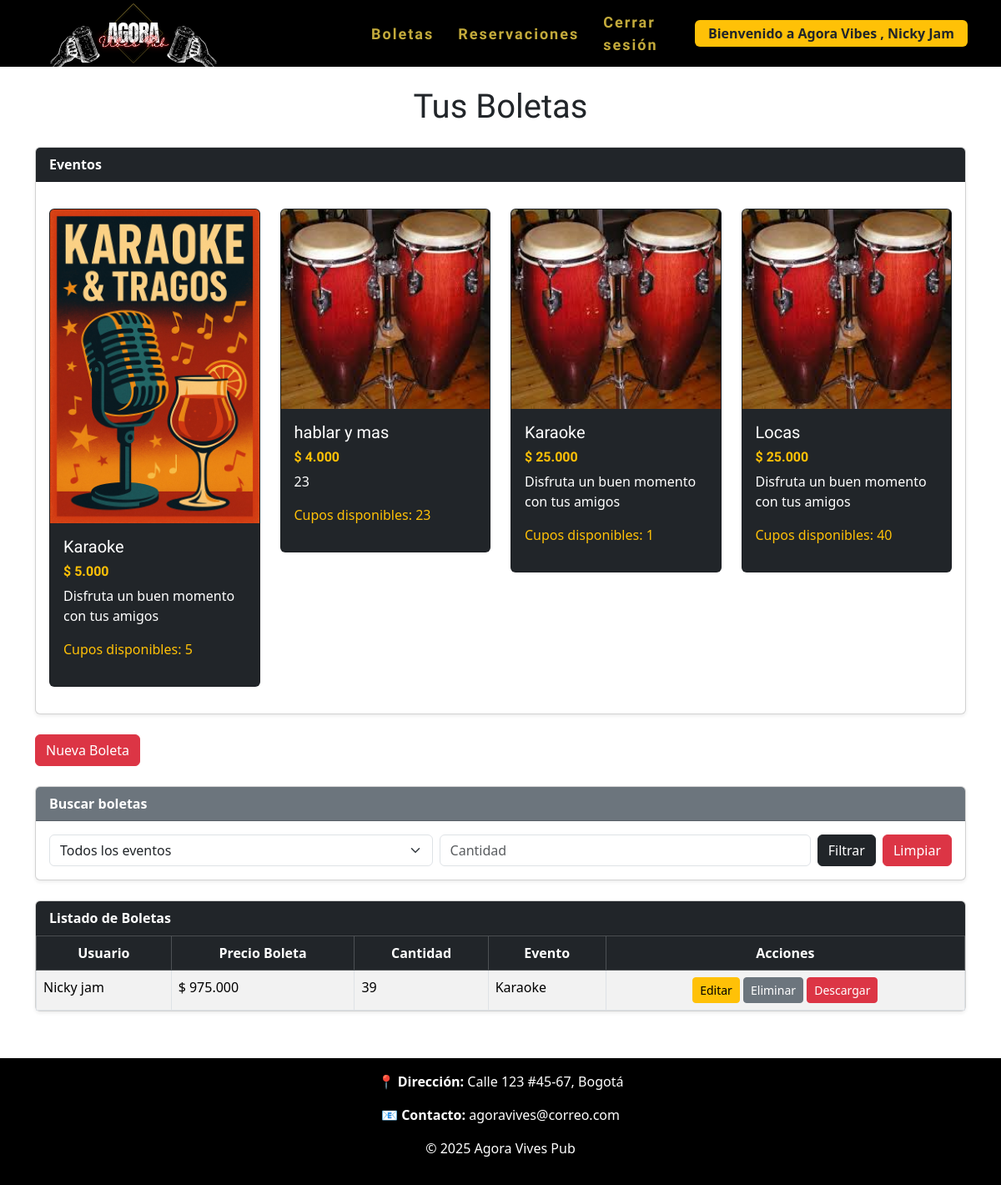
The app's page /boleta/ (signed in) with its own data.
### LoginApp/models.py (models this page shows)
class Usuario(AbstractUser):
    username = None
    TIPOS = (
        (1, 'Administrador'),
        (2, 'Empleado'),
        (3, 'Cliente'),
    )
    numero_documento = models.IntegerField(unique=True, primary_key=True, verbose_name='Número de Documento')
    tipo = models.IntegerField(default=3, choices=TIPOS, verbose_name='Tipo')
    nombre_completo = models.CharField(max_length=50)
    correo = models.EmailField(max_length=30)
    is_active = models.BooleanField(default=True, verbose_name='Activo')
    is_superuser = models.BooleanField(default=False)
    objects = UsuarioManager()
    USERNAME_FIELD = 'numero_documento'
    REQUIRED_FIELDS = ['nombre_completo', 'correo', 'tipo']
    def __str__(self):
        return self.nombre_completo or f"Usuario {self.numero_documento}"

### EventoApp/models.py (models this page shows, shortened)
class Evento(models.Model):
    nombre = models.CharField(max_length=100, verbose_name='Nombre')
    capacidad_maxima = models.IntegerField(verbose_name='Capacidad Máxima', validators=[MaxValueValidator(40)])
    descripcion = models.CharField(max_length=50)
    fecha = models.DateField(verbose_name='Fecha')
    hora_inicio = models.TimeField(verbose_name='Hora de Inicio')
    precio_boleta = models.IntegerField(verbose_name='Precio de Boleta')
    imagen = models.ImageField(upload_to='EventoApp')
    def cupos_disponibles(self):
        total = self.boleta_set.aggregate(
            total=Sum('cantidad_boletos')
        )['total'] or 0
        return self.capacidad_maxima - total
    class Meta:
        db_table = "evento"
        verbose_name = "Evento"
        verbose_name_plural = "Eventos"
    def __str__(self):
        return self.nombre

### BoletaApp/models.py (models this page shows, shortened)
class Boleta(models.Model):
    precio_boleta = models.IntegerField(verbose_name='Precio de Boleta')
    cantidad_boletos = models.PositiveIntegerField(verbose_name='Cantidad de Boletos')
    usuario = models.ForeignKey(settings.AUTH_USER_MODEL, on_delete=models.CASCADE)
    evento = models.ForeignKey(Evento, on_delete=models.CASCADE)
    class Meta:
        db_table = "boleta"
        verbose_name = "Boleta"
        verbose_name_plural = "Boletas"

### BoletaApp/views.py (the view)
# urls.py: path('', views.lista.as_view(), name='lista'),
class lista(LoginRequiredMixin, ListView):
    model= Boleta
    template_name = 'boleta.html'
    context_object_name = 'boletas'
    def get_queryset(self):
        queryset = Boleta.objects.all()
        if self.request.user.tipo == 3:
            queryset = queryset.filter(usuario=self.request.user)
        evento_id = self.request.GET.get('evento')
        if evento_id:
            queryset = queryset.filter(evento_id = evento_id)
        cantidad = self.request.GET.get('cantidad')
        if cantidad:
            queryset = queryset.filter(cantidad_boletos = cantidad)
        return queryset
    def get_context_data(self, **kwargs):
        context = super().get_context_data(**kwargs)
        context['eventos'] = Evento.objects.all()
        return context

### BoletaApp/templates/boleta.html (shortened to what this page needs)
{% extends 'base.html' %}
{% load static %}
{% load humanize %}
{% block content %}
<link rel="stylesheet" href="{% static '/css/miapp.css' %}">
<h1 class="text-dark text-center mb-4"
    style="font-family: 'Rubik Dirt', system-ui;">
    Tus Boletas
</h1>
<div class="card shadow-sm mb-4">
    <div class="card-header bg-dark text-white fw-bold"> Eventos </div>
    <div class="card-body">
        <div class="row">
            {% for e in eventos %}
            <div class="col-lg-3 col-md-4 col-sm-6 mb-3">
                <div class="card rounded mt-3 bg-dark evento-card">
                    <img src="{{ e.imagen.url }}"
                         alt="{{ e.nombre }}"
                         class="card-img-top">
                    <div class="card-body">
                        <h5 class="card-title text-white"
                            style="font-family: Black Ops One, system-ui;">
                            {{ e.nombre }}
                        </h5>
                        <h6 class="text-warning fw-bold"
                            style="font-family: Saira Stencil One, sans-serif;">
                            $ {{ e.precio_boleta|intcomma }}
                        </h6>
                        <p class="card-text text-white">
                            {{ e.descripcion }}
                        </p>
                        {% if e.cupos_disponibles > 0 %}
                            <p class="text-warning">
                                Cupos disponibles:
                                {{ e.cupos_disponibles }}
                            </p>
                        {% else %}
                            <p class="text-danger fw-bold">
                                AGOTADO
                            </p>
                        {% endif %}
                    </div>
                </div>
            </div>
            {% empty %}
                <h4 class="text-danger text-center">
                    No hay eventos disponibles
                </h4>
            {% endfor %}
        </div>
    </div>
</div>
{% if request.user.tipo == 3 %}
<div class="mb-4">
    <a href="{% url 'crear' %}" class="btn btn-danger">
        Nueva Boleta
    </a>
</div>
{% endif %}
<div class="card shadow-sm mb-4">
    <div class="card-header bg-secondary text-white fw-bold"> Buscar boletas </div>
    <div class="card-body">
        <form method="get">
            <div class="d-flex gap-2">
                <select name="evento" class="form-select">
                    <option value="">
                        Todos los eventos
                    </option>
                </select>
                <input type="number"
                       name="cantidad"
                       class="form-control"
                       placeholder="Cantidad"
                       value="{{ request.GET.cantidad }}">
                <button type="submit"
                        class="btn btn-dark">
                    Filtrar
                </button>
                <a href="{% url 'listar' %}"
                   class="btn btn-danger">
                    Limpiar
                </a>
            </div>
        </form>
    </div>
</div>
<div class="card shadow-sm">
    <div class="card-header bg-dark text-white fw-bold"> Listado de Boletas </div>
    <div class="card-body p-0">
        <table class="table table-striped table-hover table-bordered mb-0">
            <thead class="table-dark">
                <tr align="center">
                    <th>Usuario</th>
                    <th>Precio Boleta</th>
                    <th>Cantidad</th>
                    <th>Evento</th>
                    <th>Acciones</th>
                </tr>
            </thead>
            <tbody>
                {% for b in boletas %}
                <tr>
                    <td>{{ b.usuario }}</td>
                    <td>$ {{ b.precio_boleta|intcomma }}</td>
                    <td>{{ b.cantidad_boletos }}</td>
                    <td>{{ b.evento }}</td>
                    <td align="center">
                        {% if request.user.tipo == 3 %}
                        <a href="{% url 'actualizar' b.id %}"
                           class="btn btn-warning btn-sm">
                            Editar
                        </a>
                        <a href="{% url 'eliminar' b.id %}"
                           class="btn btn-secondary btn-sm"
                           onclick="return confirm('¿Seguro que desea eliminar esta boleta?')">
                            Eliminar
                        </a>
                        {% else %}
                            Solo lectura
                        {% endif %}
                        <a href="{% url 'boleta_pdf' b.id %}"
                           class="btn btn-danger btn-sm">
                            Descargar
                        </a>
                    </td>
                </tr>
                {% endfor %}
            </tbody>
        </table>
    </div>
</div>
{% endblock %}

### AgoraVibesApp/templates/base.html (shortened to what this page needs)
<!DOCTYPE html>
<html lang="en">
<head>
  {% load static %}
  <link href="https://cdn.jsdelivr.net/npm/bootstrap@5.3.2/dist/css/bootstrap.min.css" rel="stylesheet">
  <link href="https://unpkg.com/aos@2.3.4/dist/aos.css" rel="stylesheet">
  <link href="https://fonts.bunny.net/css?family=Nunito" rel="stylesheet">
  <link rel="stylesheet" href="{% static '/css/miapp.css' %}">
</head>
<body class="d-flex flex-column min-vh-100">
  <header class="container-fluid">
    <div class="container d-flex justify-content-between align-items-center">
      <div class="logo">
        <a href="{% url 'inicio' %}">
          <img src="{% static 'img/logo1.svg' %}" alt="logo">
        </a>
      </div>
      <nav>
        <ul>
          {% if request.user.tipo == 3 %}
              <a href="{% url 'lista' %}">Boletas</a>
              <a href="{% url 'reservacion' %}">Reservaciones</a>
          {% endif %}
          {% if user.is_authenticated %}
            <li class="d-flex align-items-center gap-3">
              <a href="{% url 'cerrar_sesion' %}">Cerrar sesión</a>
              <span class="badge bg-warning text-dark fs-6 px-3 py-2 ">
                Bienvenido a Agora Vibes , {{ user.nombre_completo| title}}
              </span>
            </li>
          {% else %}
            <li><a href="{%url 'login'%}">Iniciar sesión</a></li>
            <li><a href="{%url 'registro'%}">Registrarse</a></li>
          {% endif %}
        </ul>
      </nav>
    </div>
  </header>
  <main class="py-4 container flex-fill">
    {% block content %}
    {% endblock%}
  </main>
  <footer class="footer">
    <p><strong>📍 Dirección:</strong> Calle 123 #45-67, Bogotá</p>
    <p><strong>📧 Contacto:</strong> agoravives@correo.com</p>
    <p>&copy; 2025 Agora Vives Pub</p>
  </footer>
</body>
</html>

### AgoraVibesApp/static/css/miapp.css (style rules this page uses)
body { background-color: #ffffff; color: #000; }
.logo img { height: 200px; object-fit: contain; width: auto; }
.logo { margin-left: 20px; }
.footer { background-color: #000; padding: 1rem; text-align: center; color: rgb(255, 255, 255); margin-top: 2rem; }
header { background: #000; padding: 1.5rem 0; color: white; height: 80px; display: flex; align-items: center; }
header .container { display: flex; align-items: center; justify-content: space-between; padding: 10px; gap: 130px; }
nav { margin-left: 50px; display: flex; }
nav a { font-family: 'Oswald', sans-serif; font-size: 18px; letter-spacing: 2px; color: #ffffff; opacity: 0.8; transition: all 0.3s ease; color: rgb(244, 213, 74); text-decoration: none; font-weight: bold; margin-left: 5px; position: relative; }
nav a::after { content: ""; position: absolute; width: 0; height: 2px; background: #c59d5f; left: 0; bottom: -5px; transition: 0.3s; }
nav ul { list-style: none; align-items: center; padding: 0; margin: 0; display: flex; gap: 1.5rem; }

### records on screen
Usuario: nombre_completo "Nicky Jam"
Evento: imagen (picture), nombre "Karaoke", precio_boleta "5.000", descripcion "Disfruta un buen momento con tus amigos", cupos_disponibles "5"
Evento: imagen (picture), nombre "hablar y mas", precio_boleta "4.000", descripcion "23", cupos_disponibles "23"
Evento: imagen (picture), nombre "Karaoke", precio_boleta "25.000", descripcion "Disfruta un buen momento con tus amigos", cupos_disponibles "1"
Evento: imagen (picture), nombre "Locas", precio_boleta "25.000", descripcion "Disfruta un buen momento con tus amigos", cupos_disponibles "40"
Boleta: usuario "Nicky jam", precio_boleta "975.000", cantidad_boletos "39", evento "Karaoke"
